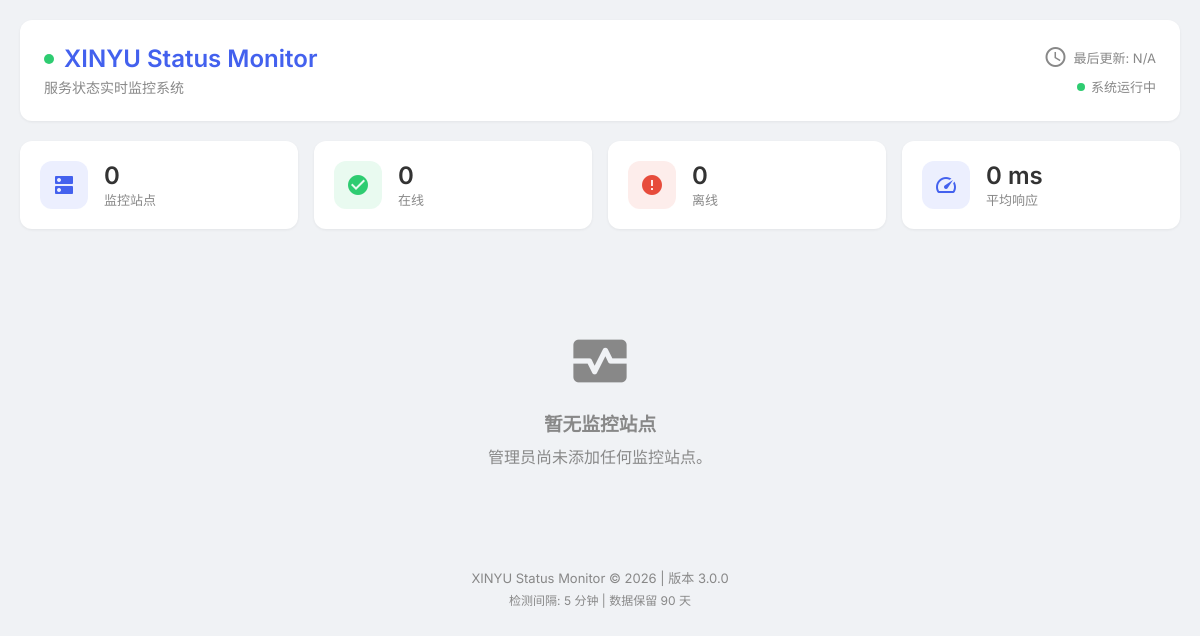
The page / on the database its author committed.
### tables this page shows
CREATE TABLE IF NOT EXISTS `settings` (
    `id` INT UNSIGNED AUTO_INCREMENT PRIMARY KEY,
    `key` VARCHAR(100) NOT NULL UNIQUE,
    `value` TEXT DEFAULT NULL,
    `created_at` DATETIME NOT NULL DEFAULT CURRENT_TIMESTAMP,
    `updated_at` DATETIME NOT NULL DEFAULT CURRENT_TIMESTAMP ON UPDATE CURRENT_TIMESTAMP
);

### includes/Database.php (called while the page is built, shortened)
<?php
class Database {
    private static ?Database $instance = null;
    private PDO $pdo;
    private function __construct() {
        $dsn = sprintf('mysql:host=%s;port=%s;dbname=%s;charset=%s', DB_HOST, DB_PORT, DB_NAME, DB_CHARSET);
        $this->pdo = new PDO($dsn, DB_USER, DB_PASS, [PDO::ATTR_ERRMODE=>PDO::ERRMODE_EXCEPTION,PDO::ATTR_DEFAULT_FETCH_MODE=>PDO::FETCH_ASSOC,PDO::ATTR_EMULATE_PREPARES=>false,PDO::MYSQL_ATTR_INIT_COMMAND=>"SET NAMES utf8mb4 COLLATE utf8mb4_unicode_ci"]);
    }
    public static function getInstance(): self { if(self::$instance===null)self::$instance=new self(); return self::$instance; }
    public function query(string $sql, array $params=[]): PDOStatement { $stmt=$this->pdo->prepare($sql); $stmt->execute($params); return $stmt; }
    public function fetchAll(string $sql, array $params=[]): array { return $this->query($sql,$params)->fetchAll(); }
    public function fetchColumn(string $sql, array $params=[], int $col=0): mixed { return $this->query($sql,$params)->fetchColumn($col); }
    public function count(string $table, string $where='1', array $params=[]): int { return (int)$this->fetchColumn("SELECT COUNT(*) FROM `{$table}` WHERE {$where}",$params); }
}

### includes/functions.php (called while the page is built, shortened)
<?php
function e(?string $v): string { return htmlspecialchars($v??'',ENT_QUOTES|ENT_SUBSTITUTE,'UTF-8'); }

### includes/RedisClient.php (called while the page is built, shortened)
<?php
class RedisClient {
    private static ?RedisClient $instance = null;
    private bool $connected = false;
    public static function getInstance(): self { if(self::$instance===null)self::$instance=new self(); return self::$instance; }
    public function isConnected(): bool { return $this->connected; }
}

### includes/Monitor.php (called while the page is built, shortened)
<?php
class Monitor {
    public static function getCurrentStatus(): array { $rd=RedisClient::getInstance(); if($rd->isConnected()){$c=$rd->hgetall('current_status');if(!empty($c))return $c;} $db=Database::getInstance(); $sites=$db->fetchAll("SELECT id,name,url FROM `sites` WHERE is_active=1 ORDER BY display_order ASC"); $st=[]; foreach($sites as $s){$l=$db->fetch("SELECT * FROM `checks` WHERE site_id=? ORDER BY checked_at DESC LIMIT 1",[$s['id']]); $st[$s['id']]=$l?:['status'=>'unknown','http_code'=>null,'response_time'=>null,'error_message'=>'No data','checked_at'=>null]; $st[$s['id']]['site_name']=$s['name'];$st[$s['id']]['site_url']=$s['url'];} if($rd->isConnected()){foreach($st as $k=>$v)$rd->hset('current_status',(string)$k,$v);$rd->expire('current_status',300);} return $st; }
    public static function getSummary(): array { $db=Database::getInstance();$cs=self::getCurrentStatus();$t=$db->count('sites','is_active=1');$on=0;$tr=0;$rc=0; foreach($cs as $s){if(($s['status']??'')==='ok')$on++; if(!empty($s['response_time'])){$tr+=$s['response_time'];$rc++;}} return ['total_sites'=>$t,'online_sites'=>$on,'offline_sites'=>$t-$on,'avg_response'=>$rc>0?round($tr/$rc):0,'last_checked'=>$db->fetchColumn("SELECT MAX(checked_at) FROM `checks`")]; }
}

### public/index.php (the view, shortened to what this page needs)
<?php require_once __DIR__.'/../config.php'; require_once __DIR__.'/../includes/Database.php'; require_once __DIR__.'/../includes/RedisClient.php'; require_once __DIR__.'/../includes/Monitor.php'; $db=Database::getInstance();$pe=$db->fetchColumn("SELECT `value` FROM `settings` WHERE `key`='public_page_enabled'")??'1';if($pe!=='1'){http_response_code(404);die('Public status page disabled.');} $sn=$db->fetchColumn("SELECT `value` FROM `settings` WHERE `key`='site_name'")??'Status Monitor';$sd=$db->fetchColumn("SELECT `value` FROM `settings` WHERE `key`='site_description'")??'';$sites=$db->fetchAll("SELECT * FROM `sites` WHERE is_active=1 ORDER BY display_order ASC, name ASC");$cs=Monitor::getCurrentStatus();$summary=Monitor::getSummary();$hd=(int)($db->fetchColumn("SELECT `value` FROM `settings` WHERE `key`='history_days'")??90);$ci=(int)($db->fetchColumn("SELECT `value` FROM `settings` WHERE `key`='check_interval'")??300);$dates=[];for($i=$hd-1;$i>=0;$i--)$dates[]=date('Y-m-d',strtotime("-$i days"));$tx=['ok'=>'在线','error'=>'离线','warning'=>'警告','timeout'=>'超时','unknown'=>'未知'];?><!DOCTYPE html><html lang="zh-CN"><head><?php echo e($sd);?><?php echo e($sn);?> <link href="/assets/css/public.css" rel="stylesheet"></head><body><div class="container"><header><div class="header-content"><div class="header-left"><h1><span class="status-dot active"></span><?php echo e($sn);?></h1><p class="header-desc"><?php echo e($sd);?></p></div><div class="header-right"><div class="last-updated"><span class="material-icons"></span><span>最后更新: <?php echo $summary['last_checked']?date('Y-m-d H:i:s',strtotime($summary['last_checked'])):'N/A';?></span></div><div class="system-status"><span class="status-indicator active"></span><span>系统运行中</span></div></div></div></header><div class="summary-stats"><div class="summary-card"><div class="card-icon"><span class="material-icons"></span></div><div class="card-content"><span class="summary-value"><?php echo $summary['total_sites'];?></span><span class="summary-label">监控站点</span></div></div><div class="summary-card online"><div class="card-icon"><span class="material-icons"></span></div><div class="card-content"><span class="summary-value"><?php echo $summary['online_sites'];?></span><span class="summary-label">在线</span></div></div><div class="summary-card offline"><div class="card-icon"><span class="material-icons"></span></div><div class="card-content"><span class="summary-value"><?php echo $summary['offline_sites'];?></span><span class="summary-label">离线</span></div></div><div class="summary-card"><div class="card-icon"><span class="material-icons"></span></div><div class="card-content"><span class="summary-value"><?php echo $summary['avg_response'];?> ms</span><span class="summary-label">平均响应</span></div></div></div><?php foreach($sites as $s):$st=$cs[$s['id']]??['status'=>'unknown','http_code'=>null,'response_time'=>0,'error_message'=>'No data','checked_at'=>null];$ut=Monitor::getUptimeStats($s['id']);$tr=Monitor::getResponseTrend($s['id'],$hd);$cid='c'.$s['id'];?> <?php echo e($st['status']??'unknown');?><?php echo e($s['name']);?><?php echo e($s['url']);?><?php echo e(parse_url($s['url'],PHP_URL_HOST));?> <?php echo e($st['status']??'unknown');?><?php echo e($tx[$st['status']]??'未知');?><?php echo e((string)($st['http_code']??'N/A'));?><?php echo (int)($st['response_time']??0);?> <?php if(!empty($st['ssl'])):?> <?php echo $st['ssl']['valid']?'text-success':'text-danger';?><?php echo $st['ssl']['valid']?'剩余 '.$st['ssl']['days_remaining'].' 天':'已过期/无效';?><?php endif;?><?php if(!empty($st['dns'])):?> <?php echo $st['dns']['resolved']?'text-success':'text-danger';?><?php echo $st['dns']['resolved']?'成功':'失败';?><?php echo !empty($st['dns']['a_records'])?' ('.e(implode(', ',$st['dns']['a_records'])).')':'';?><?php endif;?><?php if(!empty($st['error_message'])):?><?php echo e($st['error_message']);?><?php endif;?><?php echo $st['checked_at']?e($st['checked_at']):'从未检测';?><?php foreach(['daily'=>'今日','weekly'=>'本周','monthly'=>'本月','all_time'=>'历史'] as $k=>$l):?><?php echo $l;?><?php echo $ut[$k];?><?php echo $ut[$k];?><?php endforeach;?><?php echo $hd;?><?php $tm=[];foreach($tr as $t)$tm[$t['check_date']]=$t;foreach($dates as $d):$ds=$tm[$d]??null;$oc=$ds['ok_count']??0;$tc=$ds['total_count']??0;$rt=$tc>0?($oc/$tc):0;$cl=$rt>=1?'ok':($rt>0?'partial':'unknown');?><?php echo e($d.': '.round($rt*100).'%');?> <?php echo $cl;?><?php echo max(10,$rt*100);?><?php endforeach;?><?php echo $cid;?><?php endforeach;?><?php if(empty($sites)):?><div class="empty-state"><span class="material-icons"></span><h3>暂无监控站点</h3><p>管理员尚未添加任何监控站点。</p></div><?php endif;?><footer><p><?php echo e($sn);?> &copy; <?php echo date('Y');?> | 版本 <?php echo APP_VERSION;?></p><p class="footer-info">检测间隔: <?php echo ceil($ci/60);?> 分钟 | 数据保留 <?php echo $hd;?> 天</p></footer></div><?php foreach($sites as $s):$cid='c'.$s['id'];$tr=Monitor::getResponseTrend($s['id'],$hd);?><?php echo $cid;?><?php echo json_encode($tr,JSON_UNESCAPED_UNICODE);?><?php endforeach;?><?php echo $ci*1000;?></body></html>

### assets/css/public.css (style rules this page uses)
:root { --primary:#4361ee;--success:#2ecc71;--danger:#e74c3c;--warning:#f39c12;--bg:#f0f2f5;--card-bg:#fff;--text:#333;--text-muted:#888;--border:#e5e7eb;--radius:12px;--shadow:0 1px 3px rgba(0,0,0,.06) }
* { box-sizing:border-box;margin:0;padding:0 }
body { font-family:'Inter',-apple-system,sans-serif;background:var(--bg);color:var(--text);min-height:100vh;padding:20px }
.container { max-width:1400px;margin:0 auto;display:flex;flex-direction:column;gap:20px }
header { background:var(--card-bg);border-radius:var(--radius);padding:24px;box-shadow:var(--shadow) }
.header-content { display:flex;justify-content:space-between;align-items:center;flex-wrap:wrap;gap:16px }
.header-left h1 { font-size:1.5rem;font-weight:600;display:flex;align-items:center;gap:10px;color:var(--primary) }
.header-desc { color:var(--text-muted);font-size:.875rem;margin-top:4px }
.status-dot { width:10px;height:10px;border-radius:50%;background:var(--success);animation:pulse 2s infinite;display:inline-block }
.header-right { display:flex;flex-direction:column;gap:8px;font-size:.8125rem;color:var(--text-muted);align-items:flex-end }
.last-updated,.system-status { display:flex;align-items:center;gap:6px }
.status-indicator { width:8px;height:8px;border-radius:50%;background:var(--success);display:inline-block }
.status-indicator.active { animation:pulse 2s infinite }
.summary-stats { display:grid;grid-template-columns:repeat(auto-fit,minmax(200px,1fr));gap:16px }
.summary-card { background:var(--card-bg);border-radius:var(--radius);padding:20px;display:flex;align-items:center;gap:16px;box-shadow:var(--shadow);transition:transform .2s }
.card-icon { width:48px;height:48px;border-radius:12px;background:rgba(67,97,238,.1);display:flex;align-items:center;justify-content:center;color:var(--primary) }
.summary-card.online .card-icon { background:rgba(46,204,113,.1);color:var(--success) }
.summary-card.offline .card-icon { background:rgba(231,76,60,.1);color:var(--danger) }
.card-content { display:flex;flex-direction:column }
.summary-value { font-size:1.5rem;font-weight:600 }
.summary-label { font-size:.8125rem;color:var(--text-muted) }
.empty-state { text-align:center;padding:60px 20px;color:var(--text-muted) }
.empty-state .material-icons { font-size:64px;margin-bottom:16px }
.empty-state h3 { margin-bottom:8px }
footer { text-align:center;padding:20px 0;color:var(--text-muted);font-size:.8125rem }
.footer-info { margin-top:4px;font-size:.75rem }

### rows shown on the page
settings: value "XINYU Status Monitor"
settings: value "服务状态实时监控系统"
settings: ceil($ci/60) "5"
settings: value "90"

### other values the page prints
$summary['total_sites'] "0"
$summary['online_sites'] "0"
$summary['offline_sites'] "0"
$summary['avg_response'] "0"
APP_VERSION "3.0.0"
